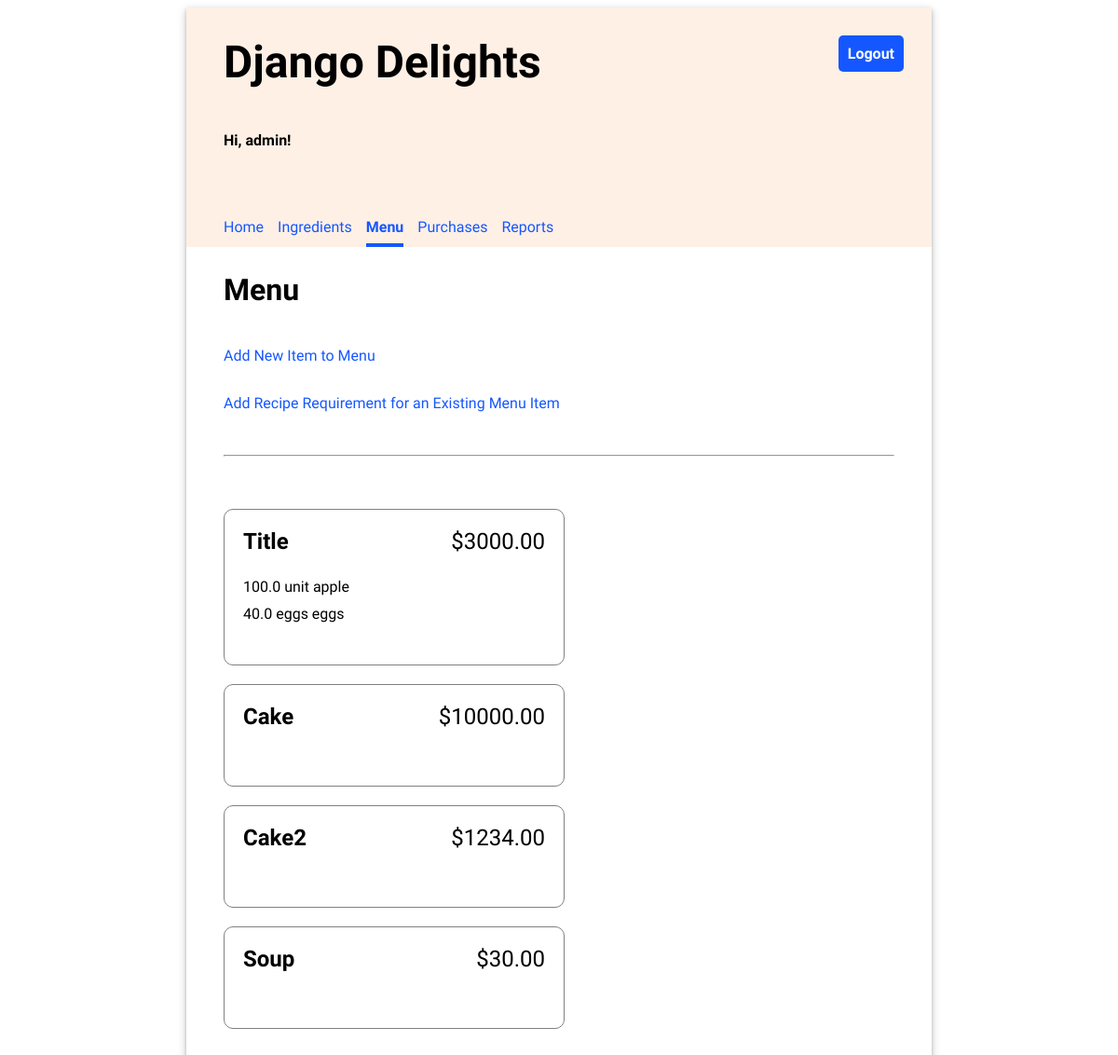
The page /menu/ (signed in) on the database its author committed.
### inventory/models.py (models this page shows, shortened)
class MenuItem(models.Model):
    title = models.CharField(max_length=200, unique=True)
    price = models.FloatField(default=0.00)

class RecipeRequirement(models.Model):
    menu_item = models.ForeignKey(MenuItem, on_delete=models.CASCADE)
    ingredient = models.ForeignKey(Ingredient, on_delete=models.CASCADE)
    quantity = models.FloatField(default=0)

class Ingredient(models.Model):
    name = models.CharField(max_length=200, unique=True)
    quantity = models.FloatField(default=0)
    unit = models.CharField(max_length=200)
    price_per_unit = models.FloatField(default=0)

### inventory/views.py (the view)
# urls.py: path('menu/', views.MenuList.as_view(), name="menu"),
class MenuList(generic.ListView):
    template_name = "inventory/menu_list.html"
    model = MenuItem

### inventory/templates/inventory/menu_list.html (shortened to what this page needs)
{% extends 'base.html' %}
{% load static %}
{% block content %}
    <h2>Menu</h2>
    <p><a href="{% url 'add_menu_item' %}">Add New Item to Menu</a></p>
    <p><a href="{% url 'add_recipe_requirement' %}">Add Recipe Requirement for an Existing Menu Item</a></p>
    <hr/>
    <ul class="menu-items">
    {% for menu_item in object_list %}
        <li>
            <div class="menu-item-header">
                <div class="menu-item-title">{{ menu_item.title }}</div>
                <div class="menu-item-price">${{ menu_item.price|stringformat:".2f" }}</div>
            </div>
            <ul class="menu-item-ingredients">
                {% for recipe_requirement in menu_item.reciperequirement_set.all %}
                <li>{{ recipe_requirement.quantity }} {{recipe_requirement.ingredient.unit }} {{ recipe_requirement.ingredient.name }}</li>
                {% endfor %}
            </ul>
        </li>
    {% endfor %}
    </ul>
{% endblock %}

### inventory/templates/base.html (shortened to what this page needs)
<!DOCTYPE html>
{% load static %}
<html>
<head>
  <link rel="stylesheet" type="text/css" href="{% static 'inventory/style.css' %}" />
</head>
<body>
  <div class="app">
  <header>
    <div class="header-first-row">
      <h1 class="title">Django Delights</h1>
      {% if user.is_authenticated %}
      <a class="logout" href="/logout">Logout</a>
      {% endif %}
    </div>
    {% if user.is_authenticated %}
      <p>Hi, {{ user.username }}!</p>
      <nav class="navbar">
        {% url 'home' as home_url %}
        {% url 'ingredients' as ingredients_url %}
        {% url 'menu' as menu_url %}
        {% url 'purchases' as purchases_url %}
        {% url 'reports' as reports_url %}
        <a class="nav-item{% if request.path == home_url %} current-page{% endif %}" href="{% url 'home' %}">Home</a>
        <a class="nav-item{% if request.path == ingredients_url %} current-page{% endif %}" href="{% url 'ingredients' %}">Ingredients</a>
        <a class="nav-item{% if request.path == menu_url %} current-page{% endif %}" href="{% url 'menu' %}">Menu</a>
        <a class="nav-item{% if request.path == purchases_url %} current-page{% endif %}" href="{% url 'purchases' %}">Purchases</a>
        <a class="nav-item{% if request.path == reports_url %} current-page{% endif %}" href="{% url 'reports' %}">Reports</a>
      </nav>
    {% endif %}
  </header>
  <main>
    {% block content %}{% endblock %}
  </main>
  </div>
</body>
</html>

### inventory/static/css/inventory/style.css (style rules this page uses)
body { font-family: 'Oxygen', sans-serif; }
hr { margin: 30px 0; }
header { background-color: #FFF0E5; min-height: 200px; display: flex; align-items: center; flex-direction: column; align-items: flex-start; padding-left: 40px; }
main { display: flex; flex-direction: column; padding: 0 40px 20px 40px; justify-content: center; }
main h2 { font-size: 2em; }
.app { min-width: 800px; max-width: 60%; margin: 0 auto; box-shadow: 0 2px 4px 0 rgba(0, 0, 0, 0.2), 0 3px 10px 0 rgba(0, 0, 0, 0.19); }
.title { font-size: 3em; padding: 30px 0; margin: auto 0; }
header p { font-weight: bold; }
.navbar { margin-top: 50px; display: flex; width: 100%; }
.navbar a { text-decoration: none; padding: 8px 0; color: #1557FF; margin-right: 15px; }
.navbar a:hover, .navbar .current-page { border-bottom: solid 4px #1557FF; border-spacing: 0 15px; font-weight: bold; }
.header-first-row { width: 100%; display: flex; justify-content: space-between; }
.logout { height: max-content; text-align: center; text-decoration: none; border: 0px; background-color: #1557FF; border-radius: 5px; color: white; padding: 10px; font-weight: bold; margin: 30px; font-size: 1em; }
.menu-items { display: flex; flex-wrap: wrap; padding: 0; justify-content: space-between; }
.menu-items * { padding: 0; }
.menu-items > li { display: flex; flex-direction: column; padding: 20px; border: 1px solid grey; margin: 10px 0; border-radius: 10px; justify-content: left; flex-basis: 45%; }
.menu-items, .menu-items ul { list-style-type: none; }
.menu-item-header { display: flex; flex-direction: row; justify-content: space-between; font-size: 1.5em; }
.menu-item-title { font-weight: bold; }
.menu-item-ingredients { padding: 20px 0; }
.menu-item-ingredients * { padding: 5px 0; }
a { text-decoration: none; color: #1557FF; }

### rows shown on the page
MenuItem: title "Title", price "3000.00"
RecipeRequirement: quantity "100.0", ingredient.unit "unit", ingredient.name "apple"
RecipeRequirement: quantity "40.0", ingredient.unit "eggs", ingredient.name "eggs"
MenuItem: title "Cake", price "10000.00"
MenuItem: title "Cake2", price "1234.00"
MenuItem: title "Soup", price "30.00"

### other values the page prints
{{ user.username }} "admin"
